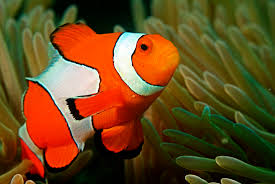
#> input picture TP6/finding_nemo/images/nemo0.jpg, 275 x 184 px; its folder holds only this picture in this run
$ jupyter execute --allow-errors notebook.ipynb
#> lines starting #> are read from the running program, lines starting #| are printed output that depends on the picture; after the words box and inside, x2 and y2 are one past the last pixel; in counts of white or black regions, pixels touching at a corner belong together
# Trabajo Práctico N6. Color

[cell 1]
import cv2
import matplotlib.pyplot as plt
import numpy as np

[cell 2]
#Funciones auxiliares

def myplotimg (img,vmin=0,vmax=255,title=None):
  plt.imshow(img,cmap='gray', vmin=vmin, vmax=vmax)
  if title != None:
    plt.title(title)
  plt.axis("off")
  plt.show()
  return

def show_side_by_side(imgs, subtitles = None, title = None, vmin=0, vmax=255, **kwargs):
    fig, axes = plt.subplots(1, len(imgs), **kwargs)
    if len(imgs) == 1:
        axes = [axes]
    if title is not None:
        fig.suptitle(title, y=0.8)
    if subtitles is None:
        subtitles = [None for _ in imgs]
    for ax, img, subtitle in zip(axes, imgs, subtitles):
        if subtitle is not None:
            ax.set_title(subtitle)
        ax.imshow(cv2.cvtColor(img, cv2.COLOR_BGR2RGB), vmin=vmin, vmax=vmax)
        ax.axis('off')

    plt.tight_layout()
    plt.show()

## 1)

[cell 3]
def segment_ranges(img, ranges):
    hsv = cv2.cvtColor(img, cv2.COLOR_BGR2HSV)
    final_mask = np.zeros(img.shape[:-1], dtype=np.uint8)

    for (start, end) in ranges:
        mask = cv2.inRange(hsv, start, end)
        final_mask = cv2.bitwise_or(final_mask, mask)

    return cv2.bitwise_and(img, img, mask=final_mask)

### a)

[cell 4]
nemo_images = [cv2.imread(f"finding_nemo/images/nemo{n}.jpg") for n in range(6)]
#> nemo_images = 6 items

def segment_nemo(img):
    light_orange = (18, 255, 255)
    dark_orange = (1, 190, 200)

    light_white = (145, 60, 255)
    dark_white = (0, 0, 200)

    return segment_ranges(img, ((dark_orange, light_orange), (dark_white, light_white)))

#> (the rest of this cell did not finish here and is left out)

La ventaja de usar HSV en vez de RGB se dá en que es mas facil capturar un mismo tono bajo diferentes intensidades de luz al utilizar rangos en HSV.

### b)

[cell 5]
bird = cv2.imread("bird.jpg")
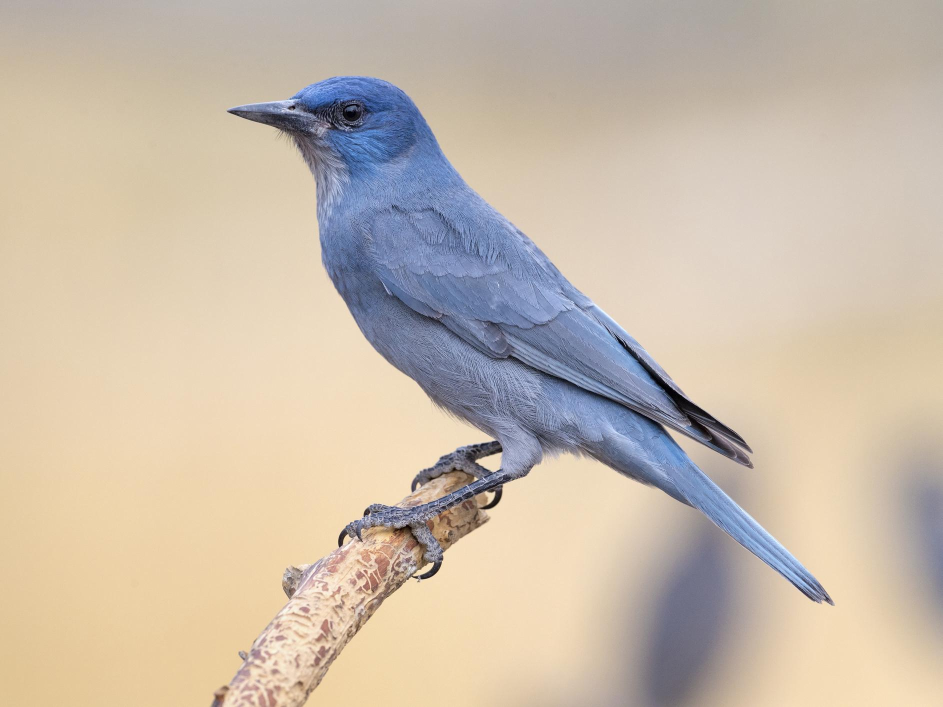
#> input picture TP6/bird.jpg, 1885 x 1414 px (shown at 1/2 size)
#> bird is the input picture: shape (1414, 1885, 3); mean B, G, R 171.9, 187.6, 201.1

def segment_bird(img):
    dark = (107, 30, 65)
    light = (151, 161, 200)

    return segment_ranges(img, ((dark, light),))
#> in segment_ranges (call 3), `hsv = cv2.cvtColor(img, cv2.COLOR_BGR2HSV)`: hsv: shape (1414, 1885, 3); mean H, S, V 33, 52.7, 208
#> the loop in segment_ranges (call 3), `for (start, end) in ranges:` made 1 pass
#> pass 1, in segment_ranges (call 3), `mask = cv2.inRange(hsv, start, end)`:
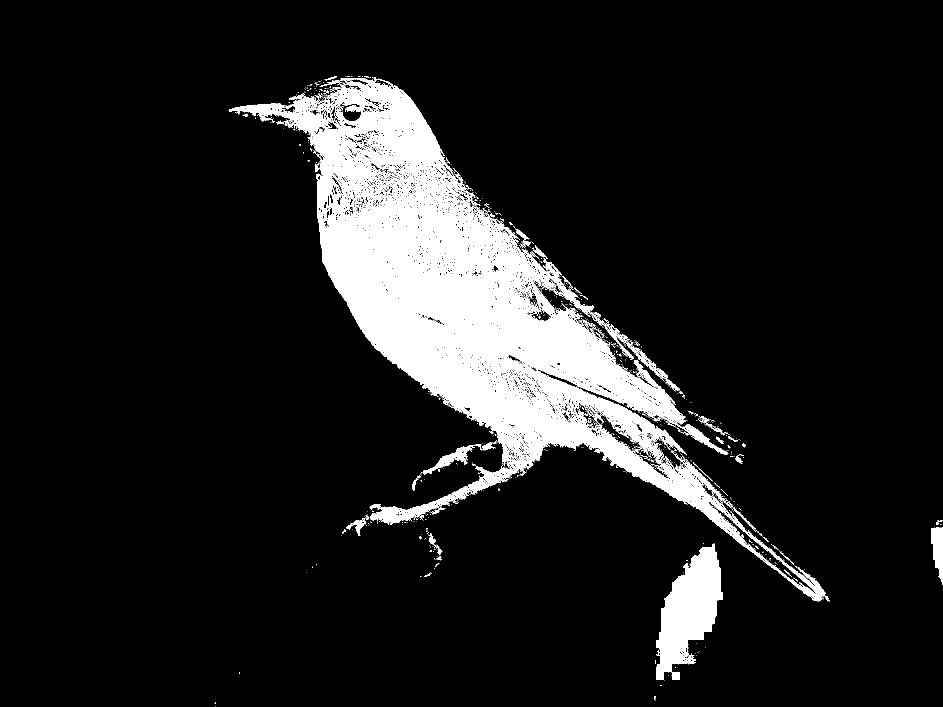
#> mask: shape (1414, 1885) (shown at 1/2 size); 10.8% white; 946 white regions (890 under 20 px), largest, box (x1, y1, x2, y2) and area: (457, 155, 1660, 1203) 257089, (1312, 1087, 1446, 1360) 20069, (1862, 1054, 1885, 1164) 1768
#> in segment_ranges (call 3), `return cv2.bitwise_and(img, img, mask=final_mask)`:
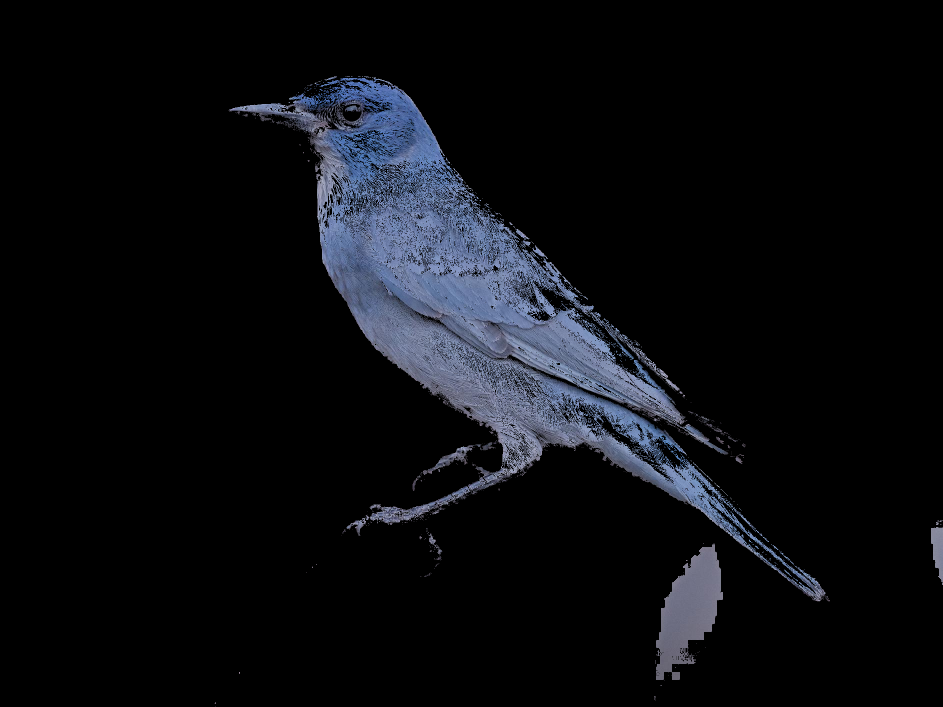
#> returned value: shape (1414, 1885, 3) (shown at 1/2 size); mean of channels 0, 1, 2 16.8, 13, 11.6; drawn as B, G, R

show_side_by_side([bird, segment_bird(bird)], ["Original", "Segmented"])
#> the loop in show_side_by_side (call 2), `for ax, img, subtitle in zip(axes, imgs, subtitles):` made 2 passes
#> subtitle on passes 1 to 2: 'Original', 'Segmented'

### c)

[cell 6]
girl = cv2.imread('Girl_and_rose.jpg')
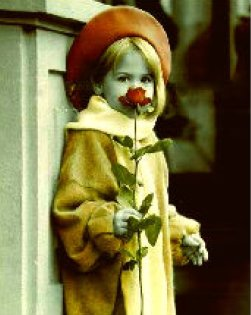
#> input picture TP6/Girl_and_rose.jpg, 251 x 315 px
#> girl is the input picture: shape (315, 251, 3); mean B, G, R 64.6, 110.3, 117.8
gray_girl = cv2.cvtColor(cv2.cvtColor(girl, cv2.COLOR_BGR2GRAY), cv2.COLOR_GRAY2BGR)

ranges = [((2, 215, 72),(16, 255, 213) )]

hsv = cv2.cvtColor(girl, cv2.COLOR_BGR2HSV)
#> hsv: shape (315, 251, 3); mean H, S, V 25.4, 166.3, 122.6

rose_mask = np.zeros(girl.shape[:-1], dtype=np.uint8)

for (start, end) in ranges:
    mask = cv2.inRange(hsv, start, end)
    rose_mask = cv2.bitwise_or(rose_mask, mask)
#> this loop made 1 pass
#> pass 1, `mask = cv2.inRange(hsv, start, end)`:
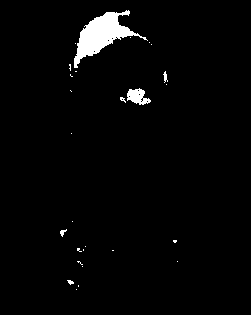
#> mask: shape (315, 251); 2.5% white; 27 white regions (22 under 20 px), largest, box (x1, y1, x2, y2) and area: (74, 10, 148, 68) 1534, (127, 88, 151, 105) 247, (163, 71, 168, 83) 30, (60, 229, 67, 237) 27, (67, 280, 74, 285) 21
background_mask = cv2.bitwise_not(rose_mask)

filtered_girl = cv2.bitwise_and(girl, girl, mask=rose_mask)
filtered_girl += cv2.bitwise_and(gray_girl, gray_girl, mask=background_mask)
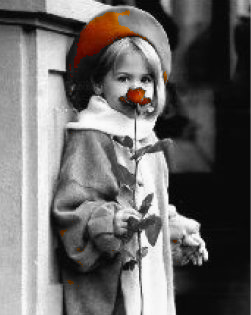
#> filtered_girl: shape (315, 251, 3); mean B, G, R 105.9, 106.8, 108.8

show_side_by_side([girl, filtered_girl])

Como se puede ver en la imagen segmentada, tambien se colorea parte del sombrero. Esto se debe a que el color del mismo es muy similar al de la rosa.

### d)

[cell 7]
original_image = cv2.imread("beans.tiff")
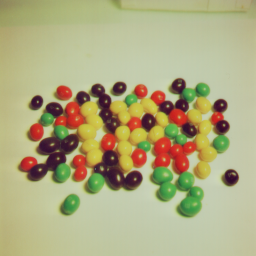
#> input picture TP6/beans.tiff, 256 x 256 px
#> original_image is the input picture: shape (256, 256, 3); mean B, G, R 128.3, 170.9, 174.9

img=cv2.cvtColor(original_image,cv2.COLOR_BGR2HSV)
#> img: shape (256, 256, 3); mean H, S, V 39.5, 81, 182.4

vectorized = img.reshape((-1,3))

vectorized = np.float32(vectorized)

criteria = (cv2.TERM_CRITERIA_EPS + cv2.TERM_CRITERIA_MAX_ITER, 10, 1.0)
#> criteria = (3, 10, 1)

# Cantidad de clusters
K = 7
attempts=10
ret,label,center=cv2.kmeans(vectorized,K,None,criteria,attempts,cv2.KMEANS_PP_CENTERS)
#> ret = 20015788.6; center = [[31.03, 74.36, 185.1], [166, 143.7, 72.34], [23.58, 166.8, 190.6], [22.54, 113.6, 103.3], [35.97, 44.01, 199.7], [46.02, 136, 157.1], [3.03, 203.1, 198]]

center = np.uint8(center)
#> center = [[31, 74, 185], [165, 143, 72], [23, 166, 190], [22, 113, 103], [35, 44, 199], [46, 136, 157], [3, 203, 198]]

res = center[label.flatten()]
result_image = res.reshape((img.shape))
#> result_image: shape (256, 256, 3); mean H, S, V 38.9, 80.8, 182
result_image = cv2.cvtColor(result_image, cv2.COLOR_HSV2BGR)
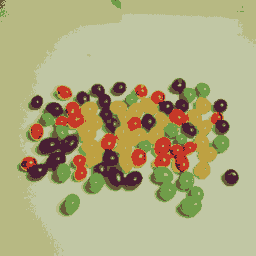
#> result_image: shape (256, 256, 3); mean B, G, R 127.7, 171.1, 175.6

show_side_by_side([original_image, result_image])
#> call 4 of show_side_by_side, with vmin = 0, vmax = 255
#> the loop in show_side_by_side (call 4), `for ax, img, subtitle in zip(axes, imgs, subtitles):` made 2 passes
#> in show_side_by_side (call 4), `plt.show()`:
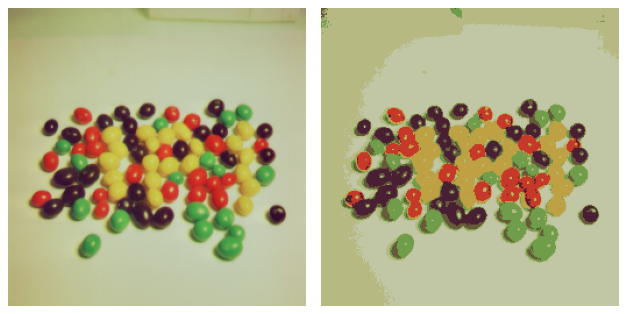
#> figure drawn by matplotlib, 2 panels
